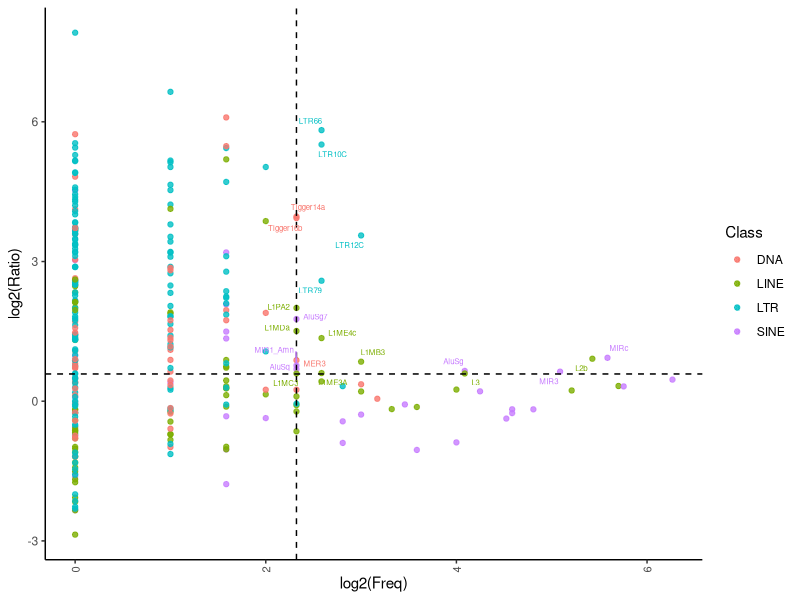

Generate this figure with R:
#

library(ggplot2)
library(ggrepel)

data<-read.table("TE_subfamily_enrichment_TE_PC_transcript_w_diff_length.txt",header = T)

cutoff_x<-5;cutoff_y<-1.5
ggplot(data, aes(x=log2(Freq), y=log2(Ratio), col=Class))+geom_point(alpha=0.8)+theme_classic()+
  geom_hline(yintercept=log2(cutoff_y),linetype="dashed",size=0.5)+geom_vline(xintercept=log2(cutoff_x), linetype="dashed",size=0.5)+
  theme(axis.text.x = element_text(angle = 90, hjust = 1, size=8,vjust = 0.5))+
  geom_text_repel(data = subset(data, data$Freq>=cutoff_x & data$Ratio>=cutoff_y),aes(label = V20),size = 2)+
  theme(strip.text = element_text(size=7))